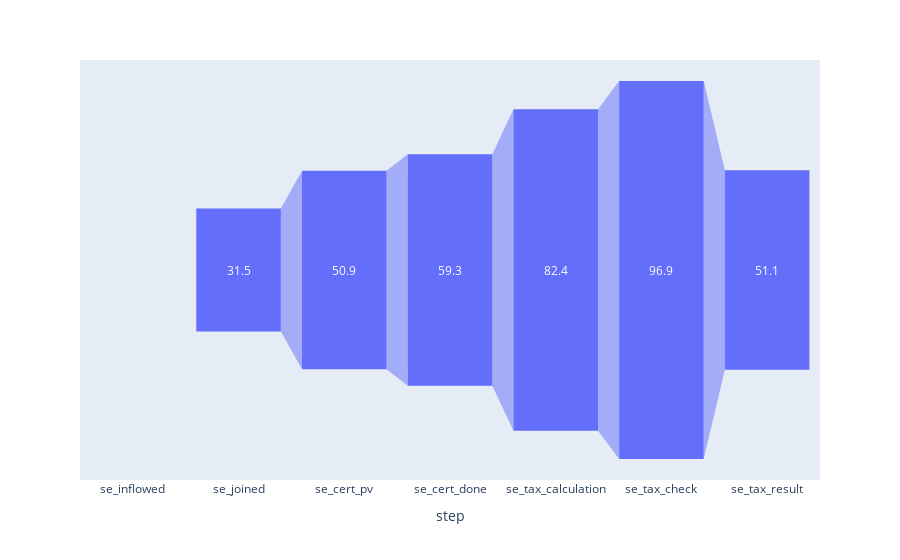

This figure's notebook cell:
### Code cell
# plotly
## 직전전환율 한번 더 보기 
df_signup_raw_v1['previous_conversion_v1'] = round(df_signup_raw_v1['previous_conversion']*100, 1)
fig = px.funnel(
    data_frame = df_signup_raw_v1,
    x = 'step',
    y = 'previous_conversion_v1'
)

fig.show()

## 직전 전환율 앞에부분을 더개선하면 더많은 유저를 진입시킬수있겠다

### Figure 1 — Plotly figure (JSON) as saved in the notebook; plotly's stock layout.template omitted (floating-point values rounded to 4 significant figures)
{"data": [{"hovertemplate": "step=%{x}<br>previous_conversion_v1=%{y}<extra></extra>", "legendgroup": "", "marker": {"color": "#636efa"}, "name": "", "orientation": "v", "showlegend": false, "type": "funnel", "x": ["se_inflowed", "se_joined", "se_cert_pv", "se_cert_done", "se_tax_calculation", "se_tax_check", "se_tax_result"], "xaxis": "x", "y": [null, 31.5, 50.9, 59.3, 82.4, 96.9, 51.1], "yaxis": "y"}], "layout": {"legend": {"tracegroupgap": 0}, "margin": {"t": 60}, "xaxis": {"anchor": "y", "domain": [0, 1], "title": {"text": "step"}}, "yaxis": {"anchor": "x", "domain": [0, 1], "title": {"text": "previous_conversion_v1"}}}}
